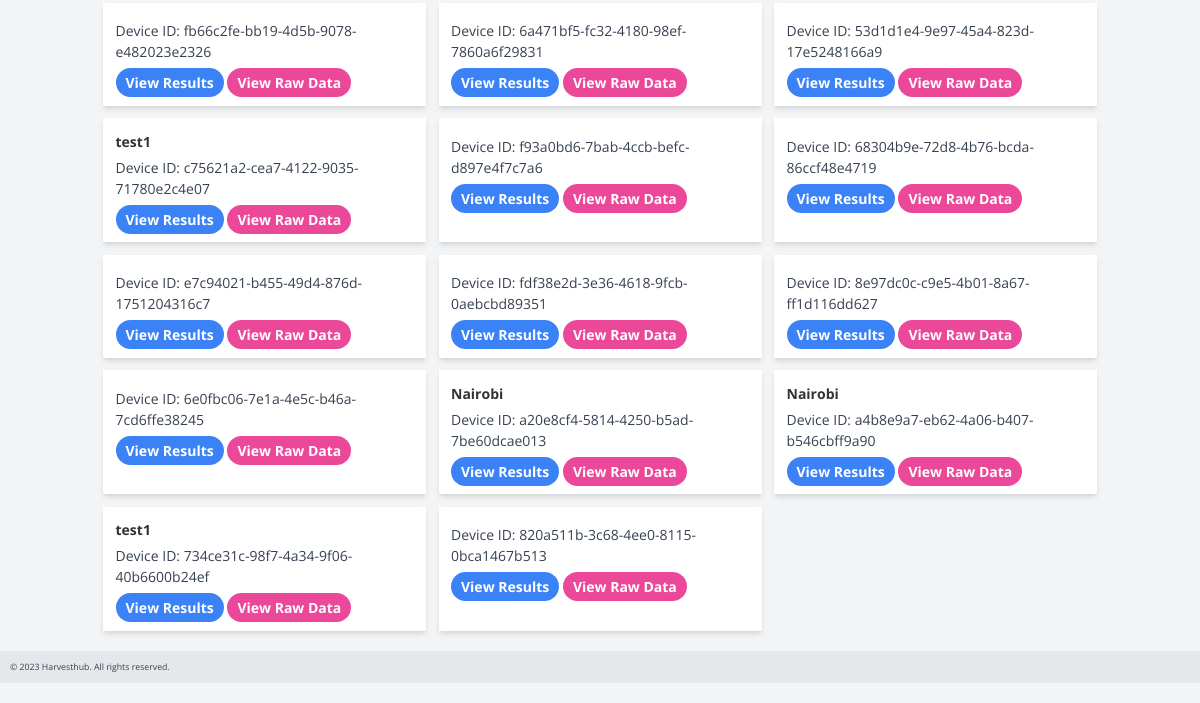
Page /index.html (signed in, lower part) on the earlier database version.
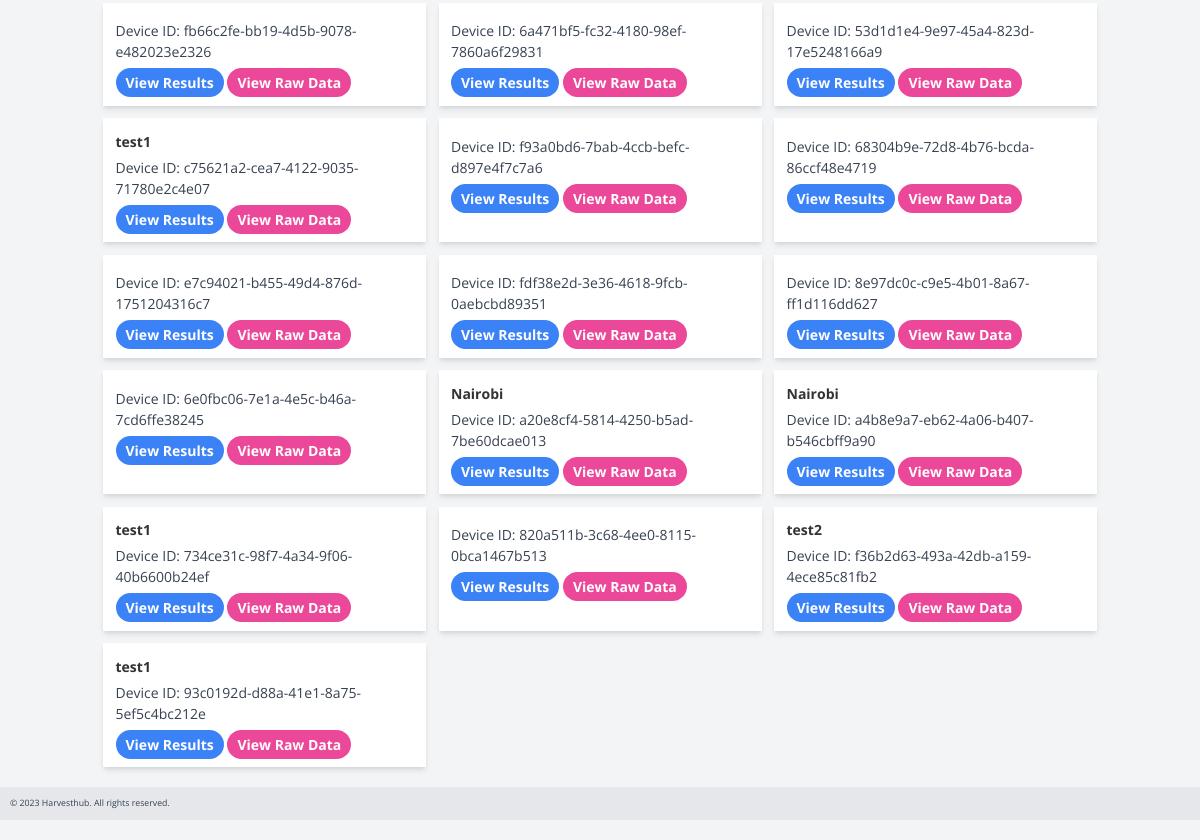
Same page on the later database version.
### app.py (models this page shows)
class Device(db.Model):
    id = db.Column(db.Integer, primary_key=True)
    device_code = db.Column(db.String)
    user_id = db.Column(db.Integer)
    name = db.Column(db.String(50))

### app.py (the view)
@app.route('/')
@app.route("/index.html")
def index():  # put application's code here
    if current_user.is_authenticated:
        user_devices = Device.query.filter_by(user_id=current_user.id).all()
        return render_template('devices.html', devices=user_devices)
    return render_template("index.html")

### app.py (called while the page is built)
@login_manager.user_loader
def load_user(user_id):
    return User.query.get(int(user_id))

### templates/devices.html (shortened to what this page needs)
{% extends "layout.html" %}
{% block body %}
<body class="bg-gray-100">
<br >
    <div class="container mx-auto mt-10">
        <ul class="grid grid-cols-1 md:grid-cols-2 lg:grid-cols-3 gap-5">
            {% for device in devices %}
                <li class="bg-white p-5 shadow-md">
                    <div class="flex items-center justify-between mb-2">
                        <span class="font-bold">{{ device.name }}</span>
                    </div>
                    <div class="text-gray-700">
                        <p>Device ID: {{ device.device_code }}</p>
                    </div>
                    <div class="mt-4">
                        <a href="{{ url_for('predictions', device_id=device.id) }}" class="bg-blue-500 hover:bg-blue-600 text-white font-bold py-2 px-4 rounded-full">View Results</a>
                     <a href="{{ url_for('historic_data', device_id=device.id) }}" class="bg-pink-500 hover:bg-gray-600 text-white font-bold py-2 px-4 rounded-full">View Raw Data</a>
                    </div>
                </li>
            {% endfor %}
        </ul>
    </div>
</body>
{% endblock %}

### templates/layout.html (shortened to what this page needs)
<!DOCTYPE html>
<html lang="en">
<head>
  <link href="{{ url_for('static', filename='css/bootstrap.min.css') }}" rel="stylesheet">
  <link href="{{ url_for('static', filename='css/font-awesome.min.css') }}" rel="stylesheet">
  <link href="{{ url_for('static', filename='css/templatemo-style.css') }}" rel="stylesheet">
    <link rel="stylesheet" href="https://cdnjs.cloudflare.com/ajax/libs/tailwindcss/2.2.19/tailwind.min.css">
<link rel="stylesheet" href="https://cdn.jsdelivr.net/npm/prismjs@1.25.0/themes/prism.css" />
</head>
<body>
  {% block body %} {% endblock %}
</body>
{% include "footer.html" %}
</html>

### templates/footer.html
<footer class="bg-gray-200 text-gray-700 p-4 my-8">
      <p class="text-sm">
        &copy; 2023 Harvesthub. All rights reserved.
      </p>
    </footer>

### static/css/templatemo-style.css (style rules this page uses)
body { overflow-x: hidden; }
ul { margin: 0; padding: 0; }
* { font-family: 'Open Sans', sans-serif; }
.container { max-width: 960px; }

### templates/layout.html (style rules this page uses)
html body { background-color: #e4e4e4; }

Differences in the rows shown:
added Device: name "test2", device_code "f36b2d63-493a-42db-a159-4ece85c81fb2"
added Device: name "test1", device_code "93c0192d-d88a-41e1-8a75-5ef5c4bc212e"
